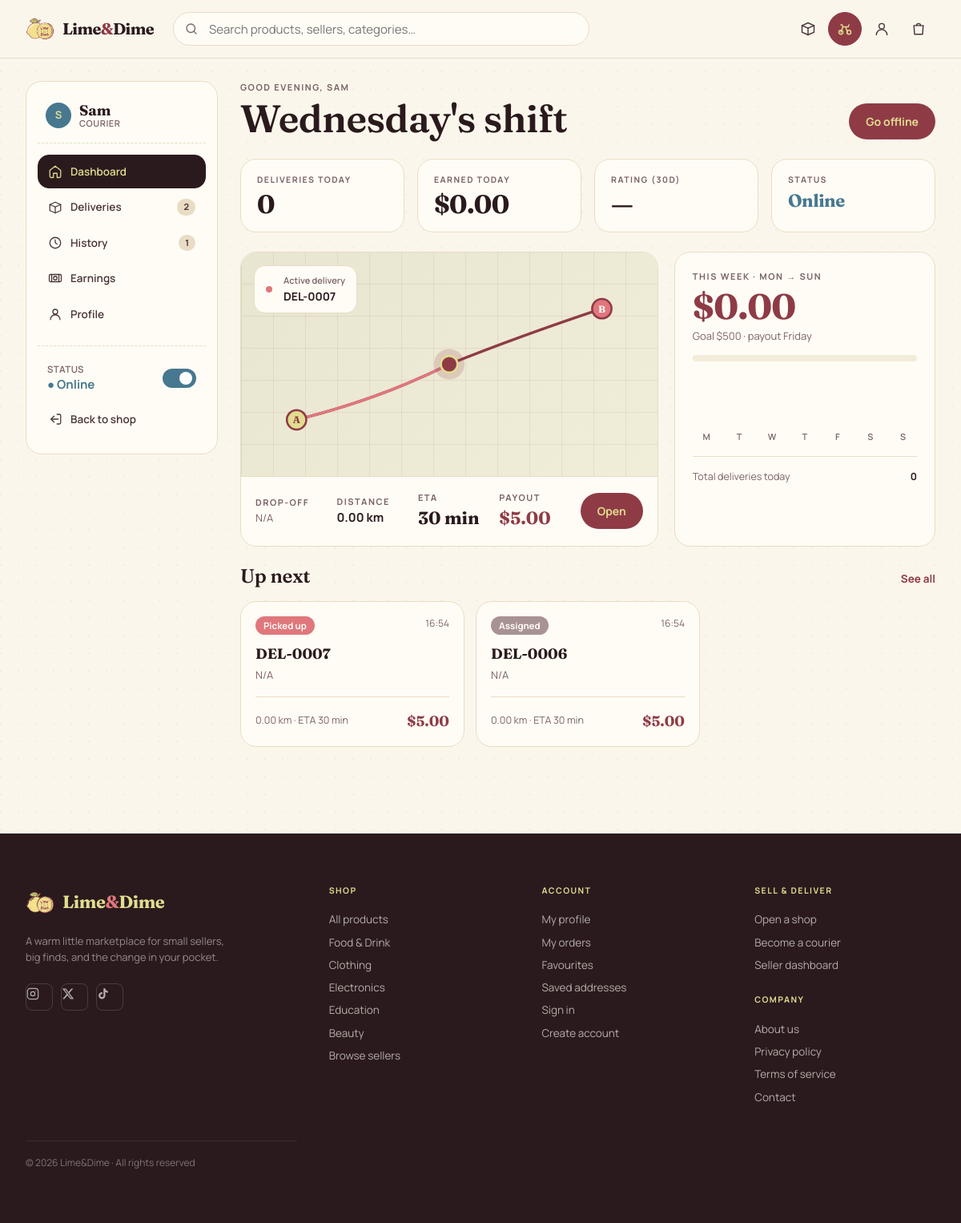
/courier.php (signed in), run on the app's committed database.
### tables this page shows
CREATE TABLE `users` (
  `id` int(10) UNSIGNED NOT NULL,
  `name` varchar(120) NOT NULL,
  `email` varchar(180) NOT NULL,
  `password` varchar(255) NOT NULL,
  `phone` varchar(30) DEFAULT NULL,
  `dob` date DEFAULT NULL,
  `city` varchar(100) DEFAULT NULL,
  `role` enum('customer','seller','courier','admin') NOT NULL DEFAULT 'customer',
  `status` enum('active','pending','suspended') NOT NULL DEFAULT 'active',
  `created_at` timestamp NOT NULL DEFAULT current_timestamp(),
  `avatar` varchar(200) DEFAULT NULL,
  `is_online` tinyint(1) DEFAULT 0
);

CREATE TABLE `deliveries` (
  `id` int(10) UNSIGNED NOT NULL,
  `order_id` int(10) UNSIGNED NOT NULL,
  `courier_id` int(10) UNSIGNED NOT NULL,
  `dropoff_address` varchar(300) DEFAULT NULL,
  `distance_km` decimal(6,2) DEFAULT NULL,
  `payout` decimal(8,2) NOT NULL DEFAULT 0.00,
  `eta_minutes` int(10) UNSIGNED DEFAULT NULL,
  `status` enum('assigned','picked_up','out_for_delivery','delivered') NOT NULL DEFAULT 'assigned',
  `assigned_at` timestamp NOT NULL DEFAULT current_timestamp(),
  `delivered_at` timestamp NULL DEFAULT NULL,
  `rating` tinyint(4) DEFAULT NULL
);

### _partials/session.php (called while the page is built, shortened)
<?php
function current_user() {
    return $_SESSION['user'] ?? null;
}

### _partials/data.php (called while the page is built, shortened)
<?php
include __DIR__ . '/connect.php';
include __DIR__ . '/session.php';
$u = current_user();
$COURIER_DELIVERIES = [];
$COURIER_HISTORY    = [];
$AVAILABLE_ORDERS   = [];
if ($u && $u['role'] === 'courier') {
    $uid = (int)$u['id'];
    $del_result = mysqli_query($conn,
        "SELECT * FROM deliveries WHERE courier_id = $uid AND status != 'delivered' ORDER BY assigned_at DESC"
    );
    if ($del_result) {
        while ($row = mysqli_fetch_assoc($del_result)) {
            $COURIER_DELIVERIES[] = [
                'id'       => 'DEL-' . str_pad($row['id'], 4, '0', STR_PAD_LEFT),
                'db_id'    => (int)$row['id'],
                'addr'     => $row['dropoff_address'] ?? '—',
                'dist'     => ($row['distance_km'] ?? '0') . ' km',
                'payout'   => (float)$row['payout'],
                'status'   => $row['status'],
                'time'     => date('H:i', strtotime($row['assigned_at'])),
                'items'    => 1,
                'customer' => 'Customer',
                'eta'      => ($row['eta_minutes'] ?? '30') . ' min',
            ];
        }
    }
    $hist_result = mysqli_query($conn,
        "SELECT * FROM deliveries WHERE courier_id = $uid AND status = 'delivered' ORDER BY delivered_at DESC LIMIT 30"
    );
    if ($hist_result) {
        while ($row = mysqli_fetch_assoc($hist_result)) {
            $COURIER_HISTORY[] = [
                'id'     => 'DEL-' . str_pad($row['id'], 4, '0', STR_PAD_LEFT),
                'date'   => date('M j', strtotime($row['delivered_at'])),
                'payout' => (float)$row['payout'],
                'rating' => (int)($row['rating'] ?? 5),
            ];
        }
    }
}

### courier.php (the view, shortened to what this page needs)
<?php
include '_partials/data.php';
include '_partials/icons.php';
$u = current_user();
$uid = (int)$u['id'];
$is_online = false;
$sq = mysqli_query($conn, "SELECT is_online FROM users WHERE id=$uid");
if ($sq && ($sr = mysqli_fetch_assoc($sq))) $is_online = (bool)$sr['is_online'];
$cq = mysqli_query($conn, "SELECT * FROM users WHERE id=$uid");
$today_deliveries = 0;
$today_earned     = 0.0;
$tq = mysqli_query($conn, "SELECT COUNT(*) AS cnt, COALESCE(SUM(payout),0) AS earned FROM deliveries WHERE courier_id=$uid AND status='delivered' AND DATE(delivered_at)=CURDATE()");
if ($tq && ($tr = mysqli_fetch_assoc($tq))) {
  $today_deliveries = (int)$tr['cnt'];
  $today_earned     = (float)$tr['earned'];
}
$avg_rating = 0.0;
$rq = mysqli_query($conn, "SELECT ROUND(AVG(rating),1) AS avg_r FROM deliveries WHERE courier_id=$uid AND rating IS NOT NULL AND delivered_at >= DATE_SUB(NOW(),INTERVAL 30 DAY)");
if ($rq && ($rr = mysqli_fetch_assoc($rq))) $avg_rating = (float)($rr['avg_r'] ?: 0);
$weekly_by_day = array_fill(0, 7, 0.0);
$weekly_total = round(array_sum($weekly_by_day), 2);
$active_del = null;
foreach ($COURIER_DELIVERIES as $d) {
  if (in_array($d['status'], ['assigned', 'picked_up', 'out_for_delivery'])) {
    $active_del = $d;
    break;
  }
}
$ini = '';
$name_parts = array_slice(explode(' ', $u['name']), 0, 2);
foreach ($name_parts as $w) $ini .= strtoupper($w[0]);
$tab = $_GET['tab'] ?? 'dashboard';
$active_count = 0;
foreach ($COURIER_DELIVERIES as $d) {
  if (in_array($d['status'], ['assigned', 'picked_up', 'out_for_delivery'])) $active_count++;
}
$available_count  = count($AVAILABLE_ORDERS);
$deliveries_badge = $active_count + $available_count ?: null;
include '_partials/header.php';
$sidebar_items = [
  ['id' => 'dashboard', 'label' => 'Dashboard',  'icon' => icon_home(18)],
  ['id' => 'deliveries', 'label' => 'Deliveries', 'icon' => icon_package(18), 'count' => $deliveries_badge],
  ['id' => 'history',   'label' => 'History',    'icon' => icon_clock(18), 'count' => count($COURIER_HISTORY) ?: null],
  ['id' => 'earnings',  'label' => 'Earnings',   'icon' => icon_cash(18)],
  ['id' => 'profile',   'label' => 'Profile',    'icon' => icon_user(18)],
];
?>
<div class="container">
  <div class="sidebar-layout">
    <aside class="sidebar">
      <div class="sidebar-brand">
        <div style="width:32px;height:32px;border-radius:999px;background:var(--teal);color:var(--lime);display:inline-flex;align-items:center;justify-content:center;font-size:13px;font-weight:700;flex-shrink:0;"><?= $ini ?></div>
        <div style="line-height:1.1;"><b><?= htmlspecialchars($u['name']) ?></b>
          <div class="role">Courier</div>
        </div>
      </div>
      <nav>
        <?php foreach ($sidebar_items as $item): ?>
          <a href="/limedime/courier.php?tab=<?= $item['id'] ?>" class="side-link <?= $tab === $item['id'] ? 'active' : '' ?>">
            <?= $item['icon'] ?> <span><?= $item['label'] ?></span>
            <?php if (!empty($item['count'])): ?><span class="count"><?= $item['count'] ?></span><?php endif; ?>
          </a>
        <?php endforeach; ?>
      </nav>
      <div style="margin-top:18px;padding-top:14px;border-top:1px dashed var(--line);">
        <form method="post" style="padding:6px 12px 10px;">
          <div style="display:flex;justify-content:space-between;align-items:center;">
            <div>
              <div style="font-size:11.5px;color:var(--ink-3);font-weight:600;letter-spacing:.04em;text-transform:uppercase;">Status</div>
              <div style="font-weight:700;color:<?= $is_online ? 'var(--teal)' : 'var(--ink-3)' ?>;"><?= $is_online ? '● Online' : '○ Offline' ?></div>
            </div>
            <button type="submit"
              style="width:42px;height:24px;border-radius:999px;border:0;background:<?= $is_online ? 'var(--teal)' : 'var(--line)' ?>;position:relative;cursor:pointer;flex-shrink:0;transition:background .2s;"
              title="<?= $is_online ? 'Go offline' : 'Go online' ?>">
              <span style="position:absolute;top:4px;<?= $is_online ? 'left:21px' : 'left:4px' ?>;width:16px;height:16px;border-radius:999px;background:white;transition:left .2s;"></span>
            </button>
          </div>
        </form>
        <a href="/limedime/index.php" class="side-link"><?= icon_logout(18) ?> <span>Back to shop</span></a>
      </div>
    </aside>
    <main>
      <?php if ($tab === 'dashboard'): ?>
        <div style="display:flex;align-items:flex-end;justify-content:space-between;margin-bottom:24px;">
          <div>
            <div class="eyebrow">Good <?= date('G') < 12 ? 'morning' : (date('G') < 18 ? 'afternoon' : 'evening') ?>, <?= htmlspecialchars(explode(' ', $u['name'])[0]) ?></div>
            <h1 class="h1" style="margin:4px 0 0;"><?= date('l') ?>'s shift</h1>
          </div>
          <form method="post" style="display:inline;">
            <button type="submit" class="btn <?= $is_online ? 'btn-primary' : 'btn-ghost' ?>"
              style="<?= !$is_online ? 'color:var(--teal);border-color:var(--teal);' : '' ?>">
              <?= $is_online ? 'Go offline' : 'Go online' ?>
            </button>
          </form>
        </div>
        <div class="stat-grid">
          <div class="stat">
            <div class="eyebrow">Deliveries today</div>
            <div class="stat-val"><?= $today_deliveries ?></div>
          </div>
          <div class="stat">
            <div class="eyebrow">Earned today</div>
            <div class="stat-val">$<?= number_format($today_earned, 2) ?></div>
          </div>
          <div class="stat">
            <div class="eyebrow">Rating (30d)</div>
            <div class="stat-val"><?= $avg_rating > 0 ? $avg_rating : '—' ?></div>
          </div>
          <div class="stat">
            <div class="eyebrow">Status</div>
            <div class="stat-val" style="font-size:22px;color:<?= $is_online ? 'var(--teal)' : 'var(--ink-3)' ?>;"><?= $is_online ? 'Online' : 'Offline' ?></div>
          </div>
        </div>
        <div style="display:grid;grid-template-columns:1.6fr 1fr;gap:20px;">
          <div class="card" style="padding:0;overflow:hidden;">
            <?php if ($active_del): ?>
              <div class="map" style="height:280px;border-radius:0;border:none;border-bottom:1px solid var(--line);position:relative;">
                <svg viewBox="0 0 600 280" style="position:absolute;inset:0;width:100%;height:100%;">
                  <g transform="translate(80 220)">
                    <circle r="14" fill="var(--lime)" stroke="var(--wine)" stroke-width="3" /><text text-anchor="middle" y="5" font-family="Fraunces,serif" font-weight="700" font-size="14" fill="var(--wine)">A</text>
                  </g>
                  <g transform="translate(520 60)">
                    <circle r="14" fill="var(--coral)" stroke="var(--wine)" stroke-width="3" /><text text-anchor="middle" y="5" font-family="Fraunces,serif" font-weight="700" font-size="14" fill="var(--surface)">B</text>
                  </g>
                </svg>
                <div style="position:absolute;top:16px;left:16px;background:var(--surface);padding:10px 14px;border-radius:var(--r);border:1px solid var(--line);display:flex;gap:14px;align-items:center;">
                  <div style="width:8px;height:8px;border-radius:999px;background:var(--coral);"></div>
                  <div>
                    <div style="font-size:11px;color:var(--ink-3);font-weight:600;">Active delivery</div>
                    <div style="font-weight:700;font-size:14px;"><?= $active_del['id'] ?></div>
                  </div>
                </div>
              </div>
              <div style="padding:18px;display:grid;grid-template-columns:1fr 1fr 1fr 1fr auto;gap:14px;align-items:center;">
                <div>
                  <div class="eyebrow">Drop-off</div>
                  <div class="muted" style="font-size:13px;margin-top:2px;"><?= htmlspecialchars($active_del['addr']) ?></div>
                </div>
                <div>
                  <div class="eyebrow">Distance</div><b><?= $active_del['dist'] ?></b>
                </div>
                <div>
                  <div class="eyebrow">ETA</div><b style="font-family:Fraunces,serif;font-size:22px;"><?= $active_del['eta'] ?></b>
                </div>
                <div>
                  <div class="eyebrow">Payout</div><b style="font-family:Fraunces,serif;font-size:22px;color:var(--wine);">$<?= number_format($active_del['payout'], 2) ?></b>
                </div>
                <a href="/limedime/courier.php?tab=deliveries" class="btn btn-primary">Open</a>
              </div>
            <?php endif; ?>
          </div>
          <div class="card" style="padding:22px;">
            <div class="eyebrow">This week · Mon → Sun</div>
            <?php $week_goal = 500; ?>
            <div style="font-family:Fraunces,serif;font-size:44px;font-weight:700;color:var(--wine);letter-spacing:-0.02em;line-height:1;margin:6px 0;">$<?= number_format($weekly_total, 2) ?></div>
            <div class="muted" style="font-size:13px;">Goal $<?= $week_goal ?> · payout Friday</div>
            <div style="height:8px;background:var(--bg-2);border-radius:999px;margin-top:14px;overflow:hidden;">
            </div>
            <div style="display:grid;grid-template-columns:repeat(7,1fr);gap:6px;margin-top:22px;align-items:end;height:80px;">
              <?php foreach ($weekly_by_day as $i => $v):
                $bar_h = $max_day > 0 ? max(2, round($v / $max_day * 100)) : 2; ?>
                <div style="display:flex;flex-direction:column;align-items:center;gap:6px;">
                  <div style="font-size:11px;color:var(--ink-3);font-weight:600;"><?= ['M', 'T', 'W', 'T', 'F', 'S', 'S'][$i] ?></div>
                </div>
              <?php endforeach; ?>
            </div>
            <div class="divider"></div>
            <div style="display:flex;justify-content:space-between;font-size:12.5px;color:var(--ink-3);">
              <span>Total deliveries today</span><b style="color:var(--ink);"><?= $today_deliveries ?></b>
            </div>
          </div>
        </div>
        <?php if (!empty($COURIER_DELIVERIES)): ?>
          <div style="margin-top:24px;">
            <div class="section-head">
              <h2 class="h2" style="margin:0;font-size:24px;">Up next</h2><a href="/limedime/courier.php?tab=deliveries" style="color:var(--wine);font-weight:700;font-size:13.5px;">See all</a>
            </div>
            <div style="display:grid;grid-template-columns:1fr 1fr 1fr;gap:14px;">
              <?php
              $status_colors = ['assigned' => ['var(--ink-4)', 'Assigned'], 'picked_up' => ['var(--coral)', 'Picked up'], 'out_for_delivery' => ['var(--teal)', 'On the way']];
              foreach ($COURIER_DELIVERIES as $d):
                [$c, $label] = $status_colors[$d['status']] ?? ['var(--ink-4)', 'Active']; ?>
                <div class="card" style="padding:18px;">
                  <div style="display:flex;justify-content:space-between;align-items:flex-start;margin-bottom:10px;">
                    <span class="pill" style="background:<?= $c ?>;color:var(--surface);"><?= $label ?></span>
                    <span class="muted" style="font-size:12px;"><?= $d['time'] ?></span>
                  </div>
                  <b style="font-family:Fraunces,serif;font-size:18px;"><?= $d['id'] ?></b>
                  <div class="muted" style="font-size:13px;margin-top:4px;"><?= htmlspecialchars($d['addr']) ?></div>
                  <div class="divider"></div>
                  <div style="display:flex;justify-content:space-between;align-items:center;">
                    <span class="muted" style="font-size:12.5px;"><?= $d['dist'] ?> · ETA <?= $d['eta'] ?></span>
                    <b style="font-family:Fraunces,serif;font-size:18px;color:var(--wine);">$<?= number_format($d['payout'], 2) ?></b>
                  </div>
                </div>
              <?php endforeach; ?>
            </div>
          </div>
        <?php endif; ?>
      <?php endif; ?>
    </main>
  </div>
</div>
<?php include '_partials/footer.php'; ?>

### data on the page
users: name "Sam", name "SAM"
deliveries: dropoff_address "N/A", payout "5.00", label "Picked up", time "16:54", id "DEL-0007", dist "0.00 km", eta "30 min"
deliveries: label "Assigned", time "16:54", id "DEL-0006", dropoff_address "N/A", dist "0.00 km", eta "30 min", payout "5.00"

### other printed values
$ini "S"
$item['label'] "Dashboard"
$item['label'] "Deliveries"
$item['count'] "2"
$item['label'] "History"
$item['count'] "1"
$item['label'] "Earnings"
$item['label'] "Profile"
$today_deliveries "0"
$today_earned "0.00"
$active_del['id'] "DEL-0007"
$active_del['dist'] "0.00 km"
$active_del['eta'] "30 min"
$weekly_total "0.00"
$week_goal "500"
